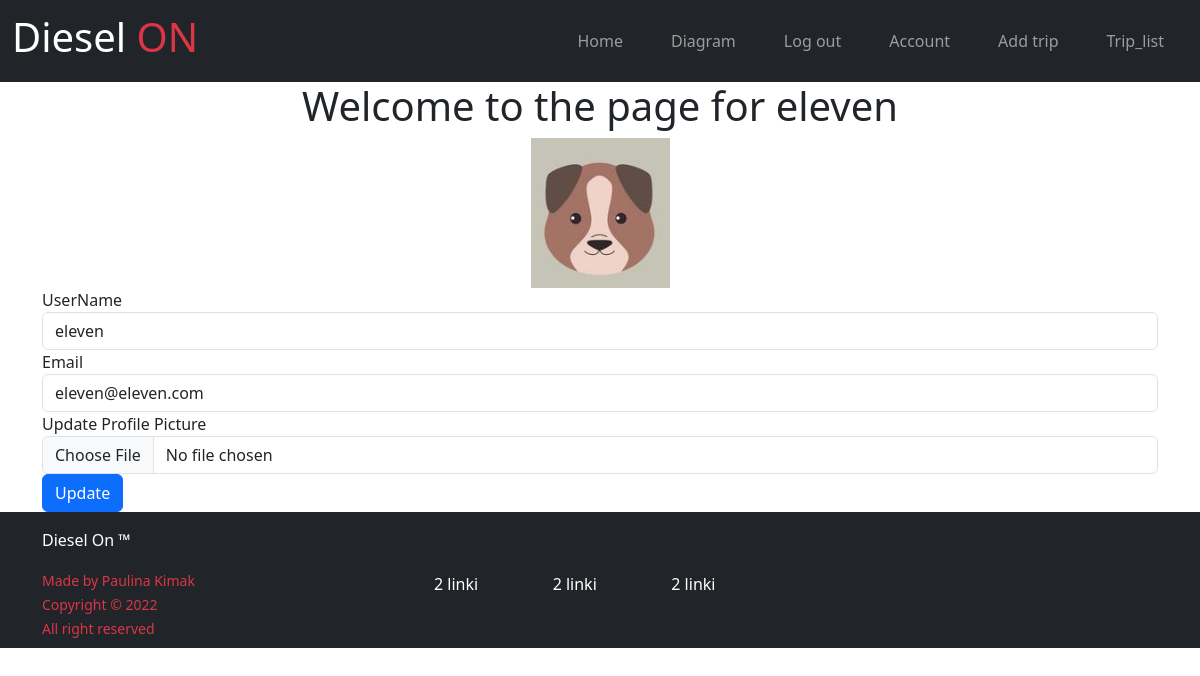
The app's page /account (signed in) with its own data.
### diesel_api/models.py (models this page shows, shortened)
class User(db.Model, UserMixin):
    __tablename__ = 'users'
    id = db.Column(db.Integer, primary_key=True)
    profile_image = db.Column(db.String(64), nullable=False, default='default_profile.png')
    email = db.Column(db.String(64), unique=True, index=True)
    username = db.Column(db.String(64), unique=True, index=True)
    password_hash = db.Column(db.String(128))
    trips=db.relationship('Trip', backref='author', lazy=True)

### diesel_api/users/views.py (the view)
@users.route('/account',methods = ['GET', 'POST'])
@login_required
def account():
    form = UpdateUserForm()
    if form.validate_on_submit():
        if form.picture.data:# jeżeli coś jest w przesłanym picture
            username = current_user.username #przechwycenie nazwy usera
            pic=add_profile_pic(form.picture.data, username)# przesłąnie do funkcji add pic potrzebnych danyc - zdjecia oraz nazwy usera z formularza
            current_user.profile_image = pic
        current_user.username =form.username.data
        current_user.email=form.email.data
        db.session.commit()
        flash('User account was updated!')
        return redirect(url_for('users.account'))
    elif request.method=="GET":
        form.username.data = current_user.username
        form.email.data = current_user.email
    profile_image = url_for('static', filename = 'profile_pics/'+current_user.profile_image)
    return render_template('account.html', profile_image=profile_image, form=form)

### diesel_api/users/forms.py (shortened to what this page needs)
class UpdateUserForm(FlaskForm):
    email = StringField('Email', validators=[DataRequired(), Email()])
    username = StringField('UserName', validators=[DataRequired()])
    picture = FileField('Update Profile Picture', validators=[FileAllowed(['jpg','png'])])
    submit = SubmitField('Update')

### diesel_api/models.py (called while the page is built)
@login_manager.user_loader
def load_user(user_id):
    return User.query.get(user_id)

### diesel_api/templates/account.html (shortened to what this page needs)
{% extends "base.html" %}
{% block content %}
    <div class="jumbotron">
        <div align="center">
            <h1>Welcome to the page for {{ current_user.username }}</h1>
            <img align="center" src="{{url_for('static', filename='profile_pics/'+current_user.profile_image)}}" alt="">
        </div>
    </div>
    <div class="container">
        <form method="POST" action="" enctype="multipart/form-data">
            <div class="form-group">
            {{form.username.label(class="form-group")}}
            {{form.username(class="form-control")}}
            </div>
            <div class="form-group">
            {{form.email.label(class="form-group")}}
            {{form.email(class="form-control")}}
            </div>
            <div class="form-group">
            {{form.picture.label(class="form-group")}}
            {{form.picture(class="form-control")}}
            </div>
            <div class="form-group">
            {{form.submit(class="btn btn-primary")}}
            </div>
        </form>
    </div>
{% endblock %}

### diesel_api/static/style.css (style rules this page uses)
body { background-color: white; }

### records on screen
User: username "eleven", profile_image (placeholder picture), email "eleven@eleven.com"
